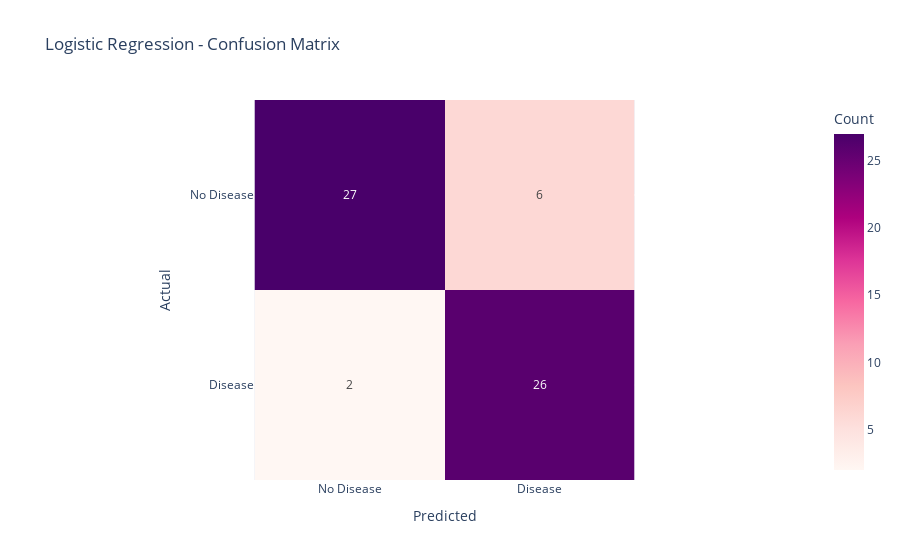
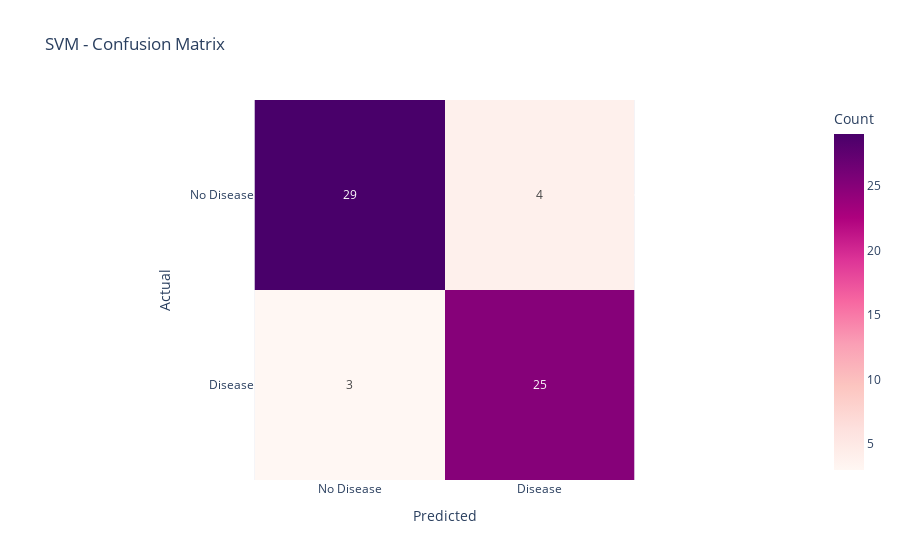
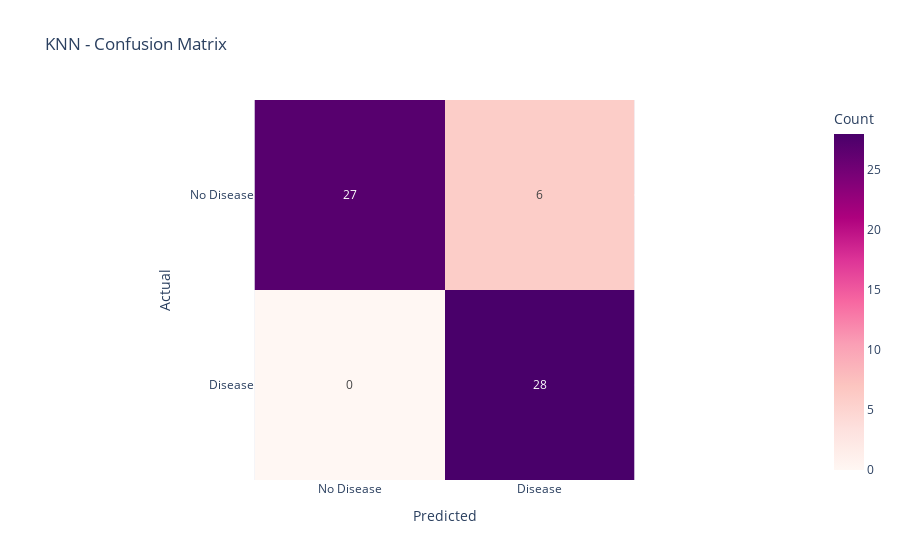
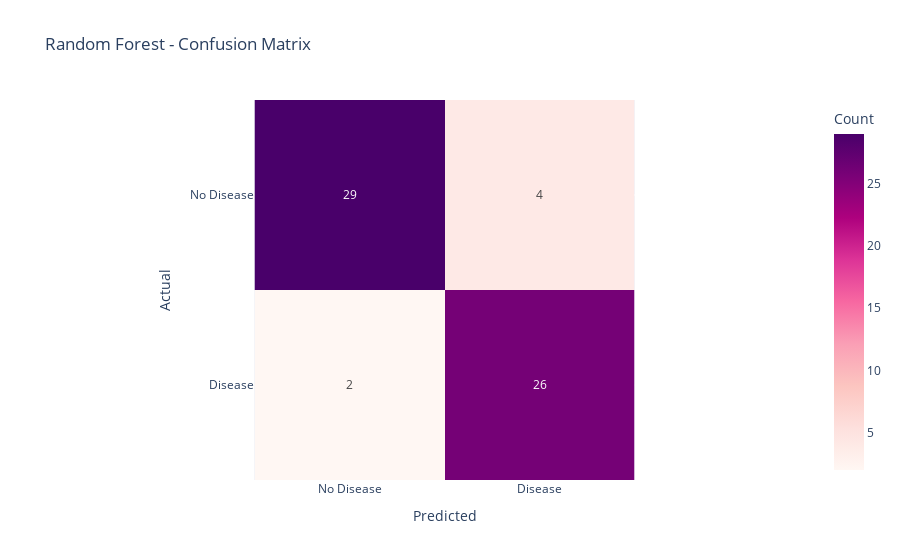

The notebook cell saved with these charts, in order:
### Markdown cell above
Plot confusion matrices

### Code cell
for name, model in best_models.items():
    y_pred = model.predict(X_test_sc)
    cm = confusion_matrix(y_test, y_pred)
    fig = px.imshow(
        cm,
        text_auto=True,
        color_continuous_scale='RdPu',
        labels=dict(x="Predicted", y="Actual", color="Count"),
        title=f"{name} - Confusion Matrix"
    )
    fig.update_xaxes(tickmode="array", tickvals=[0,1], ticktext=["No Disease","Disease"])
    fig.update_yaxes(tickmode="array", tickvals=[0,1], ticktext=["No Disease","Disease"])
    fig.show()

### Figure 1 — Plotly figure (JSON) as saved in the notebook; plotly's stock layout.template omitted (floating-point values rounded to 4 significant figures)
{"data": [{"coloraxis": "coloraxis", "hovertemplate": "Predicted: %{x}<br>Actual: %{y}<br>Count: %{z}<extra></extra>", "name": "0", "texttemplate": "%{z}", "type": "heatmap", "xaxis": "x", "yaxis": "y", "z": [[27, 6], [2, 26]]}], "layout": {"coloraxis": {"colorbar": {"title": {"text": "Count"}}, "colorscale": [[0, "rgb(255,247,243)"], [0.125, "rgb(253,224,221)"], [0.25, "rgb(252,197,192)"], [0.375, "rgb(250,159,181)"], [0.5, "rgb(247,104,161)"], [0.625, "rgb(221,52,151)"], [0.75, "rgb(174,1,126)"], [0.875, "rgb(122,1,119)"], [1, "rgb(73,0,106)"]]}, "title": {"text": "Logistic Regression - Confusion Matrix"}, "xaxis": {"anchor": "y", "constrain": "domain", "domain": [0, 1], "scaleanchor": "y", "tickmode": "array", "ticktext": ["No Disease", "Disease"], "tickvals": [0, 1], "title": {"text": "Predicted"}}, "yaxis": {"anchor": "x", "autorange": "reversed", "constrain": "domain", "domain": [0, 1], "tickmode": "array", "ticktext": ["No Disease", "Disease"], "tickvals": [0, 1], "title": {"text": "Actual"}}}}

### Figure 2 — Plotly figure (JSON) as saved in the notebook; plotly's stock layout.template omitted (floating-point values rounded to 4 significant figures)
{"data": [{"coloraxis": "coloraxis", "hovertemplate": "Predicted: %{x}<br>Actual: %{y}<br>Count: %{z}<extra></extra>", "name": "0", "texttemplate": "%{z}", "type": "heatmap", "xaxis": "x", "yaxis": "y", "z": [[29, 4], [3, 25]]}], "layout": {"coloraxis": {"colorbar": {"title": {"text": "Count"}}, "colorscale": [[0, "rgb(255,247,243)"], [0.125, "rgb(253,224,221)"], [0.25, "rgb(252,197,192)"], [0.375, "rgb(250,159,181)"], [0.5, "rgb(247,104,161)"], [0.625, "rgb(221,52,151)"], [0.75, "rgb(174,1,126)"], [0.875, "rgb(122,1,119)"], [1, "rgb(73,0,106)"]]}, "title": {"text": "SVM - Confusion Matrix"}, "xaxis": {"anchor": "y", "constrain": "domain", "domain": [0, 1], "scaleanchor": "y", "tickmode": "array", "ticktext": ["No Disease", "Disease"], "tickvals": [0, 1], "title": {"text": "Predicted"}}, "yaxis": {"anchor": "x", "autorange": "reversed", "constrain": "domain", "domain": [0, 1], "tickmode": "array", "ticktext": ["No Disease", "Disease"], "tickvals": [0, 1], "title": {"text": "Actual"}}}}

### Figure 3 — Plotly figure (JSON) as saved in the notebook; plotly's stock layout.template omitted (floating-point values rounded to 4 significant figures)
{"data": [{"coloraxis": "coloraxis", "hovertemplate": "Predicted: %{x}<br>Actual: %{y}<br>Count: %{z}<extra></extra>", "name": "0", "texttemplate": "%{z}", "type": "heatmap", "xaxis": "x", "yaxis": "y", "z": [[27, 6], [0, 28]]}], "layout": {"coloraxis": {"colorbar": {"title": {"text": "Count"}}, "colorscale": [[0, "rgb(255,247,243)"], [0.125, "rgb(253,224,221)"], [0.25, "rgb(252,197,192)"], [0.375, "rgb(250,159,181)"], [0.5, "rgb(247,104,161)"], [0.625, "rgb(221,52,151)"], [0.75, "rgb(174,1,126)"], [0.875, "rgb(122,1,119)"], [1, "rgb(73,0,106)"]]}, "title": {"text": "KNN - Confusion Matrix"}, "xaxis": {"anchor": "y", "constrain": "domain", "domain": [0, 1], "scaleanchor": "y", "tickmode": "array", "ticktext": ["No Disease", "Disease"], "tickvals": [0, 1], "title": {"text": "Predicted"}}, "yaxis": {"anchor": "x", "autorange": "reversed", "constrain": "domain", "domain": [0, 1], "tickmode": "array", "ticktext": ["No Disease", "Disease"], "tickvals": [0, 1], "title": {"text": "Actual"}}}}

### Figure 4 — Plotly figure (JSON) as saved in the notebook; plotly's stock layout.template omitted (floating-point values rounded to 4 significant figures)
{"data": [{"coloraxis": "coloraxis", "hovertemplate": "Predicted: %{x}<br>Actual: %{y}<br>Count: %{z}<extra></extra>", "name": "0", "texttemplate": "%{z}", "type": "heatmap", "xaxis": "x", "yaxis": "y", "z": [[29, 4], [2, 26]]}], "layout": {"coloraxis": {"colorbar": {"title": {"text": "Count"}}, "colorscale": [[0, "rgb(255,247,243)"], [0.125, "rgb(253,224,221)"], [0.25, "rgb(252,197,192)"], [0.375, "rgb(250,159,181)"], [0.5, "rgb(247,104,161)"], [0.625, "rgb(221,52,151)"], [0.75, "rgb(174,1,126)"], [0.875, "rgb(122,1,119)"], [1, "rgb(73,0,106)"]]}, "title": {"text": "Random Forest - Confusion Matrix"}, "xaxis": {"anchor": "y", "constrain": "domain", "domain": [0, 1], "scaleanchor": "y", "tickmode": "array", "ticktext": ["No Disease", "Disease"], "tickvals": [0, 1], "title": {"text": "Predicted"}}, "yaxis": {"anchor": "x", "autorange": "reversed", "constrain": "domain", "domain": [0, 1], "tickmode": "array", "ticktext": ["No Disease", "Disease"], "tickvals": [0, 1], "title": {"text": "Actual"}}}}
